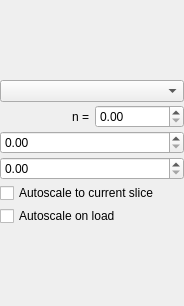
<?xml version="1.0" encoding="UTF-8"?>
<ui version="4.0">
 <class>ColorBarWidgetClass</class>
 <widget class="QWidget" name="ColorBarWidgetClass">
  <property name="geometry">
   <rect>
    <x>0</x>
    <y>0</y>
    <width>184</width>
    <height>306</height>
   </rect>
  </property>
  <property name="windowTitle">
   <string>ColorBarWidget</string>
  </property>
  <layout class="QVBoxLayout" name="verticalLayout_2">
   <property name="spacing">
    <number>0</number>
   </property>
   <property name="leftMargin">
    <number>0</number>
   </property>
   <property name="topMargin">
    <number>0</number>
   </property>
   <property name="rightMargin">
    <number>0</number>
   </property>
   <property name="bottomMargin">
    <number>0</number>
   </property>
   <item>
    <layout class="QVBoxLayout" name="verticalLayout">
     <property name="spacing">
      <number>3</number>
     </property>
     <item>
      <widget class="QComboBox" name="cmbScaleType"/>
     </item>
     <item>
      <layout class="QHBoxLayout" name="horizontalLayout">
       <item>
        <widget class="QLabel" name="lblN">
         <property name="text">
          <string>n =</string>
         </property>
         <property name="alignment">
          <set>Qt::AlignRight|Qt::AlignTrailing|Qt::AlignVCenter</set>
         </property>
        </widget>
       </item>
       <item>
        <widget class="QDoubleSpinBox" name="dspnN"/>
       </item>
      </layout>
     </item>
     <item>
      <widget class="QScienceSpinBox" name="valMax">
       <property name="toolTip">
        <string>Maximum value in the color scale</string>
       </property>
       <property name="wrapping">
        <bool>false</bool>
       </property>
       <property name="buttonSymbols">
        <enum>QAbstractSpinBox::UpDownArrows</enum>
       </property>
       <property name="accelerated">
        <bool>true</bool>
       </property>
      </widget>
     </item>
     <item>
      <widget class="QScienceSpinBox" name="valMin">
       <property name="toolTip">
        <string>Minimum value in the color scale</string>
       </property>
       <property name="accelerated">
        <bool>true</bool>
       </property>
      </widget>
     </item>
     <item>
      <widget class="QCheckBox" name="autoScaleForCurrentSlice">
       <property name="toolTip">
        <string>&lt;html&gt;&lt;head/&gt;&lt;body&gt;&lt;p&gt;When this is checked the color scale range will be automatically set to the current slice whenever the user zooms to a new peak, pans through the view or changes the slice with the slider control&lt;/p&gt;&lt;/body&gt;&lt;/html&gt;</string>
       </property>
       <property name="text">
        <string>Autoscale to current slice</string>
       </property>
      </widget>
     </item>
     <item>
      <widget class="QCheckBox" name="autoScale">
       <property name="toolTip">
        <string>&lt;html&gt;&lt;head/&gt;&lt;body&gt;&lt;p&gt;This flag signals that the color scale range should be set automatically to the current slice range when a workspace is loaded. Note that auto scaling will be applied when a workspace is loaded for the very first time. This option is mainly relevant for live data workspaces, which are continuously being updated and reloaded.&lt;/p&gt;&lt;/body&gt;&lt;/html&gt;</string>
       </property>
       <property name="text">
        <string>Autoscale on load</string>
       </property>
      </widget>
     </item>
    </layout>
   </item>
  </layout>
 </widget>
 <layoutdefault spacing="6" margin="11"/>
 <customwidgets>
  <customwidget>
   <class>QScienceSpinBox</class>
   <extends>QDoubleSpinBox</extends>
   <header location="global">MantidQtSliceViewer/QScienceSpinBox.h</header>
  </customwidget>
 </customwidgets>
 <resources/>
 <connections/>
</ui>
